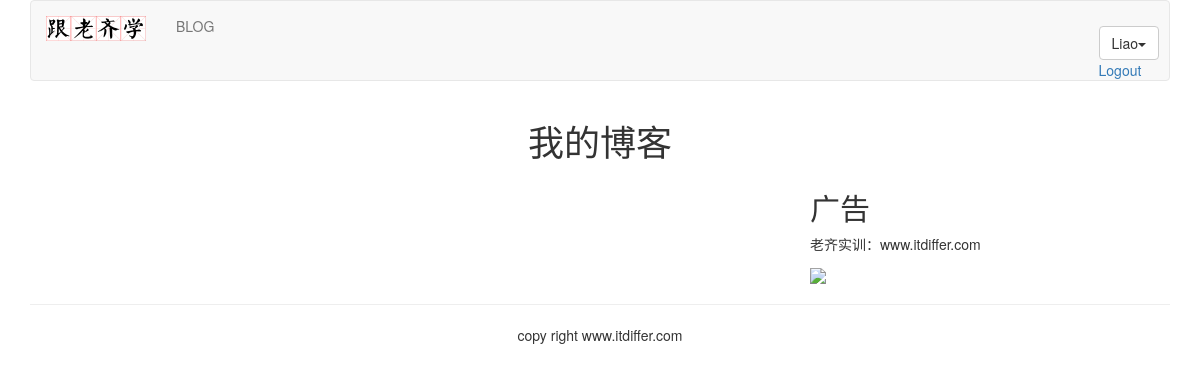
The page /blog/ (signed in) on the database as committed earlier.
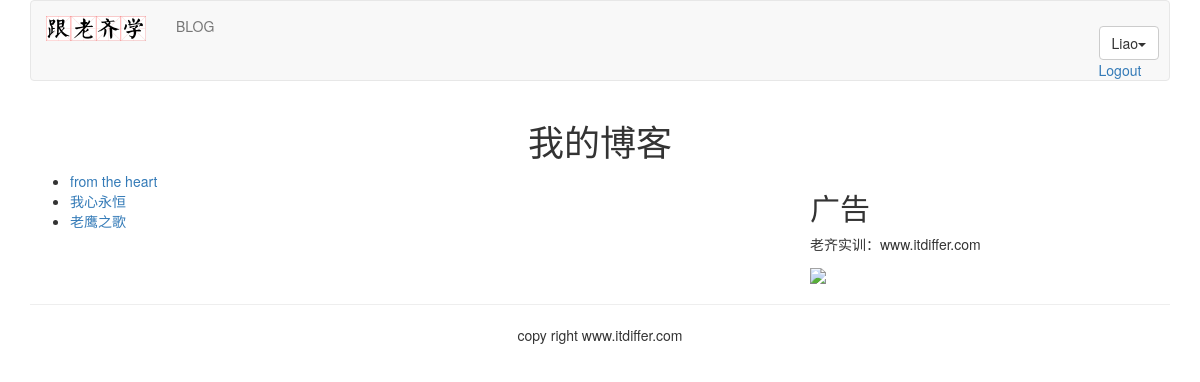
The same page on the database as committed later.
### blog/models.py (models this page shows, shortened)
class BlogArticles(models.Model):
    title = models.CharField(max_length=300)
    author = models.ForeignKey(User, related_name="blog_posts")
    body = models.TextField()
    publish = models.DateTimeField(default=timezone.now)
    class Meta:
        ordering = ("-publish",)

### blog/views.py (the view)
def blog_title(request):
    blogs = BlogArticles.objects.all()
    return render(request, "blog/titles.html", {"blogs":blogs})

### templates/blog/titles.html (shortened to what this page needs)
{% extends "base.html" %}
{% block content %}
<div class="row text-center vertical-middle-sm">
    <h1>我的博客</h1>
</div>
<div class="row">
    <div class="col-xs-12 col-md-8">
    <ul>
    {% for blog in blogs %}
        <li><a href="{{blog.id}}">{{ blog.title }}</a></li>
    {% endfor %}
    </ul>
    </div>
    <div class="col-xs-6 col-md-4">
    <h2>广告</h2>
    <p>老齐实训：www.itdiffer.com</p>
    <img width="200px" src="http://www.mrwallpaper.com/wallpapers/Fluffy-Cat.jpg">
    </div>
</div>
{% endblock %}

### templates/base.html (shortened to what this page needs)
{% load staticfiles %}
<!DOCTYPE html>
<html lang="zh-cn">
<head>
    <link rel="stylesheet" href="{%  static 'css/bootstrap.css' %}">
</head>
    {% include "header.html" %}
    <div class="container">
        {% block content %}
        {% endblock %}
    </div>
    {% include "footer.html" %}
<body>
</body>
</html>

### templates/header.html (shortened to what this page needs)
{% load staticfiles %}
<div class="container">
    <nav class="navbar navbar-default" role="navigation">
        <div class="navbar-header">
            <a class="navbar-brand" href="http://www.itdiffer.com"><img width="100px" src="{% static '/images/logo.png' %}"></a>
        </div>
        <div>
            <ul class="nav navbar-nav" role="navigation">
                <li><a herf="{% url 'blog:blog_title' %}">BLOG</a></li>
            </ul>
            <ul class="nav navbar-nav navbar-right"  style="margin-right: 10px">
                    {%  if user.is_authenticated %}
                        <div class="dropdown" style="margin-top: 25px">
                        <button class="btn btn-default dropdown-toggle" type="button" id="dropdownMenu" data-toggle="dropdown">
                            {{ user.username }}<span class="caret"></span>
                        </button>
                        <li><a href="{% url 'account:user_logout' %}">Logout</a></li>
                        </div>
                    {% else %}
                       <li><a href="{% url 'account:user_login' %}">LOGIN</a></li>
                    {% endif %}
            </ul>
        </div>
    </nav>
</div>

### templates/footer.html
<div class="container">
    <hr>
    <p class="text-center">copy right www.itdiffer.com</p>
</div>

Rows that differ between the two databases and show on the page:
added BlogArticles: title "from the heart"
added BlogArticles: title "我心永恒"
added BlogArticles: title "老鹰之歌"
